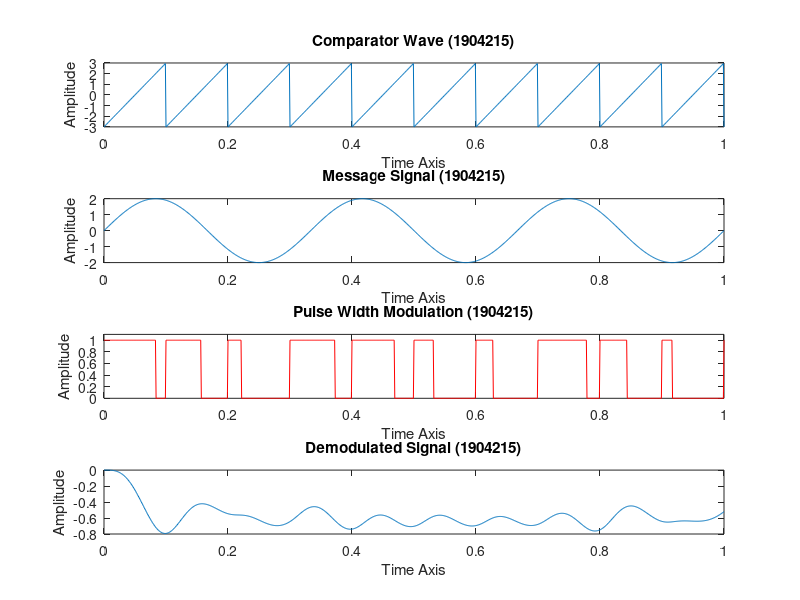

Write the MATLAB code that produced this figure.
clc;
close all;
clear all;
Fsampling=10;
Fmessage=3;
Amessage=2;
Asaw=3;
t=0:0.001:1; 
saw_signal=Asaw*sawtooth(2*pi*Fsampling*t); 
subplot(4,1,1);
plot(t,saw_signal); 
title('Comparator Wave (1904215)');
xlabel('Time Axis');
ylabel('Amplitude');

m_t=Amessage.*sin(2*pi*Fmessage*t); 
subplot(4,1,2);
plot(t,m_t);
title('Message Signal (1904215)');
xlabel('Time Axis');
ylabel('Amplitude');

for i=1:length(saw_signal)
if (m_t(i)>=saw_signal(i))
    pwm(i)=1; 
else
    pwm(i)=0;
end
end

subplot(4,1,3);
plot(t,pwm,'r');
title('Pulse Width Modulation (1904215)');
xlabel('Time Axis');
ylabel('Amplitude');
axis([0 1 0 1.1]);

%demodulation
dt = pwm.*saw_signal;
[b,a] = butter(4,0.01);
retrieved = filter(b,a,dt);

subplot(4,1,4);
plot(t, retrieved);
title('Demodulated Signal (1904215)');
xlabel('Time Axis');
ylabel('Amplitude');
